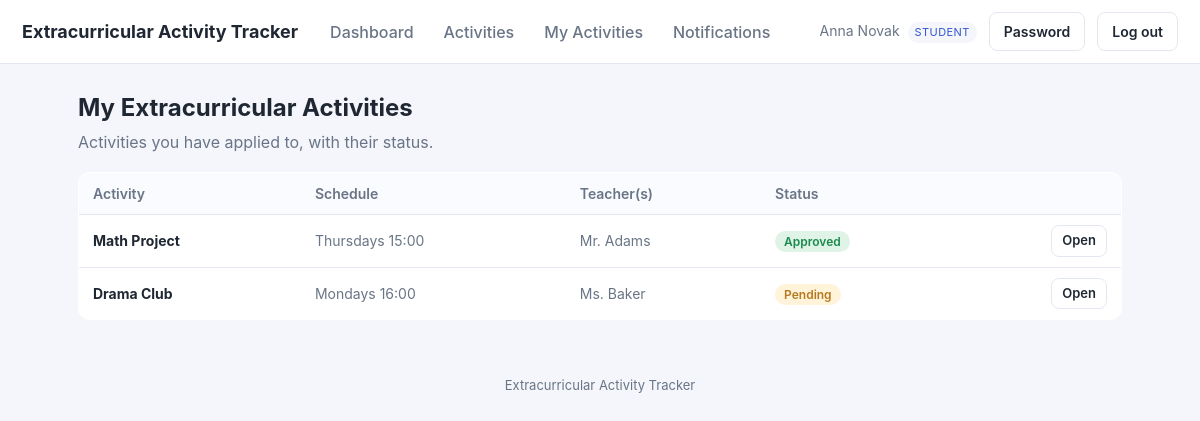
/my_activities.php (signed in), run on the app's committed database.
### tables this page shows
CREATE TABLE users (
  id          INT AUTO_INCREMENT PRIMARY KEY,
  name        VARCHAR(120) NOT NULL,
  email       VARCHAR(190) NOT NULL UNIQUE,
  password    VARCHAR(255) NOT NULL,
  role        ENUM('admin','teacher','student') NOT NULL,
  grade_class VARCHAR(40) DEFAULT NULL,         
  active      TINYINT(1) NOT NULL DEFAULT 1,
  must_change_password TINYINT(1) NOT NULL DEFAULT 0,
  created_at  DATETIME NOT NULL DEFAULT CURRENT_TIMESTAMP
);

CREATE TABLE applications (
  id          INT AUTO_INCREMENT PRIMARY KEY,
  student_id  INT NOT NULL,
  activity_id INT NOT NULL,
  status      ENUM('pending','approved','rejected') NOT NULL DEFAULT 'pending',
  applied_at  DATETIME NOT NULL DEFAULT CURRENT_TIMESTAMP,
  decided_at  DATETIME DEFAULT NULL,
  decided_by  INT DEFAULT NULL,
  UNIQUE KEY uniq_student_activity (student_id, activity_id),
  CONSTRAINT fk_app_student  FOREIGN KEY (student_id)  REFERENCES users(id)      ON DELETE CASCADE,
  CONSTRAINT fk_app_activity FOREIGN KEY (activity_id) REFERENCES activities(id) ON DELETE CASCADE,
  CONSTRAINT fk_app_decider  FOREIGN KEY (decided_by)  REFERENCES users(id)      ON DELETE SET NULL
);

CREATE TABLE activities (
  id            INT AUTO_INCREMENT PRIMARY KEY,
  name          VARCHAR(150) NOT NULL,
  description   TEXT,
  location      VARCHAR(150) DEFAULT NULL,
  schedule_text VARCHAR(150) DEFAULT NULL,      
  max_students  INT NOT NULL DEFAULT 20,
  status        ENUM('open','closed','archived') NOT NULL DEFAULT 'open',
  created_by    INT DEFAULT NULL,
  created_at    DATETIME NOT NULL DEFAULT CURRENT_TIMESTAMP,
  CONSTRAINT fk_act_creator FOREIGN KEY (created_by) REFERENCES users(id) ON DELETE SET NULL
);

### includes/db.php (called while the page is built, shortened)
<?php
function db(): PDO {
    static $pdo = null;
    if ($pdo === null) {
        $dsn = 'mysql:host=' . DB_HOST . ';dbname=' . DB_NAME . ';charset=utf8mb4';
        try {
            $pdo = new PDO($dsn, DB_USER, DB_PASS, [
                PDO::ATTR_ERRMODE            => PDO::ERRMODE_EXCEPTION,
                PDO::ATTR_DEFAULT_FETCH_MODE => PDO::FETCH_ASSOC,
                PDO::ATTR_EMULATE_PREPARES   => false,
            ]);
        } catch (PDOException $e) {
            http_response_code(500);
            die('Database connection failed. Check config.php. '
                . (DEBUG ? '(' . htmlspecialchars($e->getMessage()) . ')' : ''));
        }
    }
    return $pdo;
}

### includes/auth.php (called while the page is built, shortened)
<?php
require_once __DIR__ . '/db.php';
require_once __DIR__ . '/functions.php';
function current_user(): ?array {
    static $u = null;
    if ($u === null) {
        $st = db()->prepare('SELECT * FROM users WHERE id=? AND active=1');
        $st->execute([$_SESSION['uid']]);
        $u = $st->fetch() ?: null;
    }
    return $u;
}
function require_login(): array {
    $u = current_user();
    return $u;
}
function require_role(string ...$roles): array {
    $u = require_login();
    return $u;
}
function is_student(array $u): bool { return $u['role'] === 'student'; }

### my_activities.php (the view, shortened to what this page needs)
<?php
require_once __DIR__ . '/includes/auth.php';
$u = require_role('student');
$st = db()->prepare("SELECT a.*, ap.status,
        (SELECT GROUP_CONCAT(us.name SEPARATOR ', ') FROM users us JOIN activity_teachers t ON t.teacher_id=us.id WHERE t.activity_id=a.id) AS teachers
        FROM applications ap JOIN activities a ON a.id=ap.activity_id
        WHERE ap.student_id=? ORDER BY FIELD(ap.status,'approved','pending','rejected'), a.name");
$st->execute([$u['id']]);
$rows = $st->fetchAll();
include __DIR__ . '/includes/header.php';
?>
<h1>My Extracurricular Activities</h1>
<p class="sub">Activities you have applied to, with their status.</p>
<?php if (!$rows): ?>
  <div class="card muted">You haven't applied to any activities yet. <a href="activities.php">Browse activities</a>.</div>
<?php else: ?>
<table>
  <tr><th>Activity</th><th>Schedule</th><th>Teacher(s)</th><th>Status</th><th></th></tr>
  <?php foreach ($rows as $a): ?>
  <tr>
    <td><strong><?= e($a['name']) ?></strong></td>
    <td class="muted"><?= e($a['schedule_text'] ?: '—') ?></td>
    <td class="muted"><?= e($a['teachers'] ?: '—') ?></td>
    <td><?= status_badge($a['status']) ?></td>
    <td class="right"><a class="btn btn-sm btn-ghost" href="activity_view.php?id=<?= (int)$a['id'] ?>">Open</a></td>
  </tr>
  <?php endforeach; ?>
</table>
<?php endif; ?>
<?php include __DIR__ . '/includes/footer.php'; ?>

### includes/header.php (shortened to what this page needs)
<?php
$u = $u ?? current_user();
?><!DOCTYPE html>
<html lang="en">
<head>
<link rel="stylesheet" href="assets/style.css">
</head>
<body>
<header class="topbar">
  <a class="brand" href="dashboard.php"><?= e(APP_NAME) ?></a>
  <?php if ($u): ?>
  <nav class="mainnav">
    <a href="dashboard.php">Dashboard</a>
    <a href="activities.php">Activities</a>
    <?php if (is_student($u)): ?>
      <a href="my_activities.php">My Activities</a>
      <a href="notifications.php">Notifications</a>
    <?php endif; ?>
  </nav>
  <div class="userbox">
    <span class="uname"><?= e($u['name']) ?> <span class="role"><?= e($u['role']) ?></span></span>
    <a class="btn btn-ghost" href="change_password.php">Password</a>
    <a class="btn btn-ghost" href="logout.php">Log out</a>
  </div>
  <?php endif; ?>
</header>
<main class="container">

### includes/functions.php (shortened to what this page needs)
<?php
function e(?string $s): string {
    return htmlspecialchars($s ?? '', ENT_QUOTES, 'UTF-8');
}
function status_badge(string $status): string {
    return '<span class="badge badge-' . e($status) . '">' . e(ucfirst($status)) . '</span>';
}

### assets/style.css (style rules this page uses)
:root { --bg:#f4f6fb; --card:#fff; --ink:#1f2733; --muted:#697586; --line:#e3e8f0; --brand:#3454d1; --brand-d:#2740a8; --ok:#1c8a4e; --warn:#b7791f; --bad:#c23b3b; --radius:12px; --shadow:0 1px 3px rgba(20,30,60,.08),0 6px 18px rgba(20,30,60,.05); }
* { box-sizing:border-box }
body { margin:0;font-family:-apple-system,Segoe UI,Roboto,Helvetica,Arial,sans-serif; background:var(--bg);color:var(--ink);line-height:1.5 }
a { color:var(--brand);text-decoration:none }
.topbar { display:flex;align-items:center;gap:20px;background:var(--card); padding:12px 22px;border-bottom:1px solid var(--line);flex-wrap:wrap }
.brand { font-weight:700;font-size:18px;color:var(--ink) }
.mainnav { display:flex;gap:6px;flex:1;flex-wrap:wrap }
.mainnav a { padding:7px 12px;border-radius:8px;color:var(--muted);font-weight:500 }
.userbox { display:flex;align-items:center;gap:12px }
.uname { font-size:14px;color:var(--muted) }
.role { display:inline-block;font-size:11px;text-transform:uppercase;letter-spacing:.04em; background:var(--bg);color:var(--brand);padding:2px 7px;border-radius:20px;margin-left:4px }
.container { max-width:1080px;margin:26px auto;padding:0 18px }
h1 { font-size:24px;margin:0 0 4px }
.sub { color:var(--muted);margin:0 0 18px }
table { width:100%;border-collapse:collapse;background:var(--card); border:1px solid var(--line);border-radius:var(--radius);overflow:hidden }
th,td { text-align:left;padding:10px 14px;border-bottom:1px solid var(--line);font-size:14px }
th { background:#fafbfe;color:var(--muted);font-weight:600 }
tr:last-child td { border-bottom:none }
.btn { display:inline-block;border:1px solid transparent;background:var(--brand);color:#fff; padding:8px 14px;border-radius:8px;font-size:14px;cursor:pointer;font-weight:600 }
.btn-ghost { background:transparent;border-color:var(--line);color:var(--ink) }
.btn-sm { padding:5px 10px;font-size:13px }
.badge { font-size:12px;padding:3px 9px;border-radius:20px;font-weight:600 }
.badge-pending { background:#fff3da;color:var(--warn) }
.badge-approved { background:#dff3e6;color:var(--ok) }
.muted { color:var(--muted) }
.right { text-align:right }

### data on the page
users: name "Anna Novak", role "STUDENT"
applications: activity.name "Math Project", activity.schedule_text "Thursdays 15:00", teachers "Mr. Adams", status "Approved"
applications: activity.name "Drama Club", activity.schedule_text "Mondays 16:00", teachers "Ms. Baker", status "Pending"

### other printed values
APP_NAME "Extracurricular Activity Tracker"
